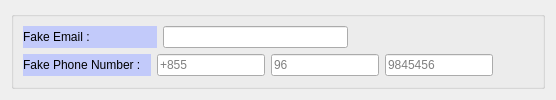
                       <widget class="QWidget" name="no_verify_tab">
                        <attribute name="title">
                         <string>No Verify</string>
                        </attribute>
                        <layout class="QGridLayout" name="gridLayout_60">
                         <item row="0" column="0">
                          <widget class="QGroupBox" name="no_veriry_group">
                           <property name="title">
                            <string/>
                           </property>
                           <layout class="QGridLayout" name="gridLayout_61">
                            <item row="1" column="0">
                             <layout class="QGridLayout" name="gridLayout_79">
                              <item row="0" column="2">
                               <widget class="QLineEdit" name="fake_phone_input2">
                                <property name="placeholderText">
                                 <string>96</string>
                                </property>
                               </widget>
                              </item>
                              <item row="0" column="4">
                               <spacer name="horizontalSpacer_46">
                                <property name="orientation">
                                 <enum>Qt::Horizontal</enum>
                                </property>
                                <property name="sizeHint" stdset="0">
                                 <size>
                                  <width>40</width>
                                  <height>20</height>
                                 </size>
                                </property>
                               </spacer>
                              </item>
                              <item row="0" column="3">
                               <widget class="QLineEdit" name="fake_phone_input3">
                                <property name="placeholderText">
                                 <string>9845456</string>
                                </property>
                               </widget>
                              </item>
                              <item row="0" column="0">
                               <widget class="QLabel" name="label_51">
                                <property name="styleSheet">
                                 <string notr="true">background-color: rgb(194, 202, 250);</string>
                                </property>
                                <property name="text">
                                 <string>Fake Phone Number :   </string>
                                </property>
                               </widget>
                              </item>
                              <item row="0" column="1">
                               <widget class="QLineEdit" name="fake_phone_input1">
                                <property name="placeholderText">
                                 <string>+855</string>
                                </property>
                               </widget>
                              </item>
                             </layout>
                            </item>
                            <item row="0" column="0">
                             <layout class="QGridLayout" name="gridLayout_63">
                              <item row="0" column="1">
                               <widget class="QLineEdit" name="fake_email"/>
                              </item>
                              <item row="0" column="2">
                               <spacer name="horizontalSpacer_37">
                                <property name="orientation">
                                 <enum>Qt::Horizontal</enum>
                                </property>
                                <property name="sizeHint" stdset="0">
                                 <size>
                                  <width>40</width>
                                  <height>20</height>
                                 </size>
                                </property>
                               </spacer>
                              </item>
                              <item row="0" column="0">
                               <widget class="QLabel" name="label_44">
                                <property name="styleSheet">
                                 <string notr="true">background-color: rgb(194, 202, 250);</string>
                                </property>
                                <property name="text">
                                 <string>Fake Email :                    </string>
                                </property>
                               </widget>
                              </item>
                             </layout>
                            </item>
                           </layout>
                          </widget>
                         </item>
                        </layout>
                       </widget>
